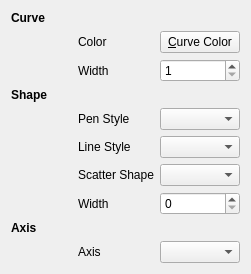
<?xml version="1.0" encoding="UTF-8"?>
<ui version="4.0">
 <class>curveSetting</class>
 <widget class="QWidget" name="curveSetting">
  <property name="geometry">
   <rect>
    <x>0</x>
    <y>0</y>
    <width>251</width>
    <height>271</height>
   </rect>
  </property>
  <property name="windowTitle">
   <string>CurveSettings</string>
  </property>
  <layout class="QHBoxLayout" name="horizontalLayout">
   <item>
    <layout class="QGridLayout" name="gridLayout">
     <item row="0" column="0">
      <widget class="QLabel" name="labelcurve">
       <property name="font">
        <font>
         <weight>75</weight>
         <bold>true</bold>
        </font>
       </property>
       <property name="text">
        <string>Curve</string>
       </property>
      </widget>
     </item>
     <item row="1" column="1">
      <widget class="QLabel" name="labelcurvecolor">
       <property name="text">
        <string>Color</string>
       </property>
      </widget>
     </item>
     <item row="1" column="2">
      <widget class="QPushButton" name="btnCurveColor">
       <property name="text">
        <string>&amp;Curve Color</string>
       </property>
      </widget>
     </item>
     <item row="2" column="1">
      <widget class="QLabel" name="labelwidth">
       <property name="text">
        <string>Width</string>
       </property>
      </widget>
     </item>
     <item row="2" column="2">
      <widget class="QSpinBox" name="spinBoxWidth">
       <property name="minimum">
        <number>1</number>
       </property>
      </widget>
     </item>
     <item row="3" column="0">
      <widget class="QLabel" name="labelshape">
       <property name="font">
        <font>
         <weight>75</weight>
         <bold>true</bold>
        </font>
       </property>
       <property name="text">
        <string>Shape</string>
       </property>
      </widget>
     </item>
     <item row="4" column="1">
      <widget class="QLabel" name="labelpen">
       <property name="text">
        <string>Pen Style</string>
       </property>
      </widget>
     </item>
     <item row="4" column="2">
      <widget class="QComboBox" name="cmbPenStyle">
       <property name="minimumSize">
        <size>
         <width>0</width>
         <height>0</height>
        </size>
       </property>
       <property name="maximumSize">
        <size>
         <width>11111111</width>
         <height>16777215</height>
        </size>
       </property>
      </widget>
     </item>
     <item row="5" column="1">
      <widget class="QLabel" name="label_8">
       <property name="text">
        <string>Line Style</string>
       </property>
      </widget>
     </item>
     <item row="5" column="2">
      <widget class="QComboBox" name="cmbLineStyle"/>
     </item>
     <item row="6" column="1">
      <widget class="QLabel" name="labelScatter">
       <property name="text">
        <string>Scatter Shape</string>
       </property>
      </widget>
     </item>
     <item row="6" column="2">
      <widget class="QComboBox" name="cmbScatterShape">
       <property name="minimumSize">
        <size>
         <width>0</width>
         <height>0</height>
        </size>
       </property>
       <property name="maximumSize">
        <size>
         <width>111111</width>
         <height>16777215</height>
        </size>
       </property>
      </widget>
     </item>
     <item row="7" column="1">
      <widget class="QLabel" name="label">
       <property name="text">
        <string>Width</string>
       </property>
      </widget>
     </item>
     <item row="7" column="2">
      <widget class="QSpinBox" name="spinBoxShapeWidth"/>
     </item>
     <item row="8" column="0">
      <widget class="QLabel" name="labelaxis">
       <property name="font">
        <font>
         <weight>75</weight>
         <bold>true</bold>
        </font>
       </property>
       <property name="text">
        <string>Axis </string>
       </property>
      </widget>
     </item>
     <item row="9" column="1">
      <widget class="QLabel" name="labelXaxis">
       <property name="text">
        <string>Axis</string>
       </property>
      </widget>
     </item>
     <item row="9" column="2">
      <widget class="QComboBox" name="cmbaxis"/>
     </item>
    </layout>
   </item>
  </layout>
 </widget>
 <resources/>
 <connections/>
</ui>
